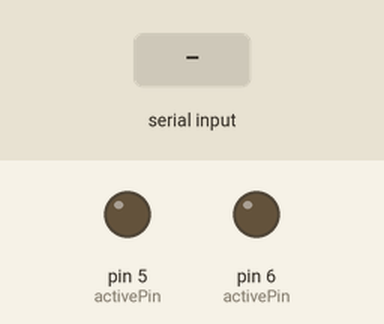
Simulated run of this sketch. Board: Arduino Uno, built with avr-gcc and run on an emulated ATmega328P. On the bench: output pins drawn as LEDs (lit = HIGH). The test bench sets the inputs (shaded band).

Above: at 1.2 s.
1.3 s: "90,45\n" received over Serial
At 3.4 s:
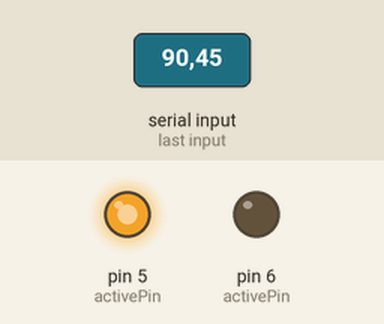
4.3 s: "30,150\n" received over Serial
At 6.9 s:
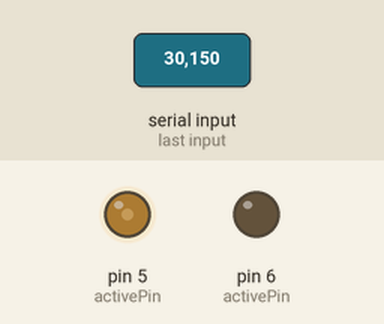
7.3 s: "5\n" received over Serial
At 10.0 s:
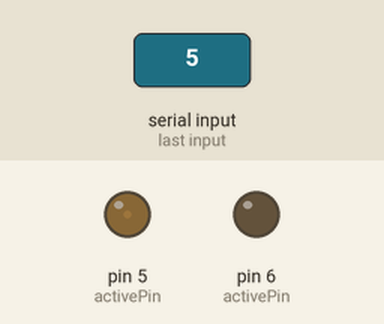
10.3 s: "200\n" received over Serial
At 12.7 s:
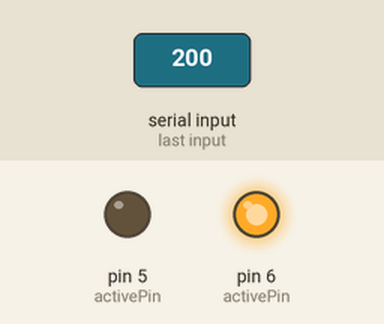
13.3 s: "90\n" received over Serial
At 16.2 s:
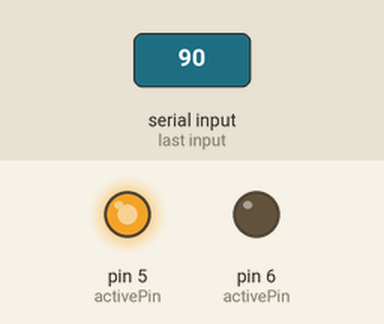
Timing chart, 0 to 17.3 s (numbered marks = the images above; inputs shaded):
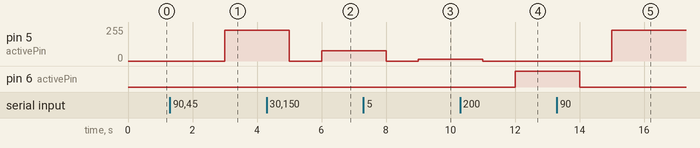

Measured:
- after the input at 1.3 s, pin 5 (activePin): 0/255 → 229/255 after 1.7 s
- after the input at 4.3 s, pin 5 (activePin): 229/255 → 0/255 after 0.70 s, → 76/255 1.0 s later
- after the input at 7.3 s, pin 5 (activePin): 76/255 → 0/255 after 0.70 s, → 12/255 1.0 s later
- after the input at 10.3 s, pin 5 (activePin): 12/255 → 0/255 after 0.70 s; pin 6 (activePin): LOW → HIGH after 1.7 s
- after the input at 13.3 s, pin 5 (activePin): 0/255 → 229/255 after 1.7 s; pin 6 (activePin): HIGH → LOW after 0.70 s

The sketch:

PWM_PumpController.ino
```cpp
int speed;
int activePin = 0;
void setup() {
  speed = 0;
  Serial.begin(9600);
  pinMode(5,OUTPUT);
  pinMode(6,OUTPUT);
}

void loop() {
  if (Serial.available() > 0) {
    analogWrite(5,0);
    analogWrite(6,0);
    speed = Serial.readString().toInt();
    if(speed > 100){
      speed = map(speed,101,200,0,255);
      activePin=6;
    }else {
      speed = map(speed,0,100,0,255);
      activePin=5;
    }
  }
  analogWrite(activePin,speed);
  delay(1000);
}
```
